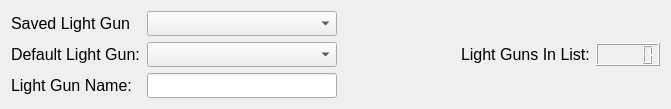
  <widget class="QWidget" name="layoutWidget">
   <property name="geometry">
    <rect>
     <x>10</x>
     <y>10</y>
     <width>671</width>
     <height>97</height>
    </rect>
   </property>
   <layout class="QHBoxLayout" name="horizontalLayout_5">
    <item>
     <layout class="QVBoxLayout" name="verticalLayout">
      <item>
       <layout class="QHBoxLayout" name="horizontalLayout">
        <item>
         <widget class="QLabel" name="label">
          <property name="sizePolicy">
           <sizepolicy hsizetype="Fixed" vsizetype="Fixed">
            <horstretch>0</horstretch>
            <verstretch>0</verstretch>
           </sizepolicy>
          </property>
          <property name="minimumSize">
           <size>
            <width>120</width>
            <height>25</height>
           </size>
          </property>
          <property name="maximumSize">
           <size>
            <width>120</width>
            <height>25</height>
           </size>
          </property>
          <property name="baseSize">
           <size>
            <width>90</width>
            <height>25</height>
           </size>
          </property>
          <property name="font">
           <font>
            <pointsize>12</pointsize>
           </font>
          </property>
          <property name="text">
           <string>Saved Light Gun:</string>
          </property>
         </widget>
        </item>
        <item>
         <spacer name="horizontalSpacer">
          <property name="orientation">
           <enum>Qt::Orientation::Horizontal</enum>
          </property>
          <property name="sizeType">
           <enum>QSizePolicy::Policy::Fixed</enum>
          </property>
          <property name="sizeHint" stdset="0">
           <size>
            <width>10</width>
            <height>25</height>
           </size>
          </property>
         </spacer>
        </item>
        <item>
         <widget class="QComboBox" name="savedLightGunsComboBox">
          <property name="minimumSize">
           <size>
            <width>190</width>
            <height>25</height>
           </size>
          </property>
          <property name="maximumSize">
           <size>
            <width>190</width>
            <height>25</height>
           </size>
          </property>
          <property name="baseSize">
           <size>
            <width>190</width>
            <height>25</height>
           </size>
          </property>
          <property name="maxVisibleItems">
           <number>20</number>
          </property>
         </widget>
        </item>
       </layout>
      </item>
      <item>
       <layout class="QHBoxLayout" name="horizontalLayout_2">
        <item>
         <widget class="QLabel" name="label_2">
          <property name="sizePolicy">
           <sizepolicy hsizetype="Fixed" vsizetype="Fixed">
            <horstretch>0</horstretch>
            <verstretch>0</verstretch>
           </sizepolicy>
          </property>
          <property name="minimumSize">
           <size>
            <width>130</width>
            <height>25</height>
           </size>
          </property>
          <property name="maximumSize">
           <size>
            <width>130</width>
            <height>25</height>
           </size>
          </property>
          <property name="baseSize">
           <size>
            <width>130</width>
            <height>25</height>
           </size>
          </property>
          <property name="font">
           <font>
            <pointsize>12</pointsize>
           </font>
          </property>
          <property name="text">
           <string>Default Light Gun:</string>
          </property>
         </widget>
        </item>
        <item>
         <widget class="QComboBox" name="defaultLightGunComboBox">
          <property name="sizePolicy">
           <sizepolicy hsizetype="Fixed" vsizetype="Fixed">
            <horstretch>0</horstretch>
            <verstretch>0</verstretch>
           </sizepolicy>
          </property>
          <property name="minimumSize">
           <size>
            <width>190</width>
            <height>25</height>
           </size>
          </property>
          <property name="maximumSize">
           <size>
            <width>190</width>
            <height>25</height>
           </size>
          </property>
          <property name="baseSize">
           <size>
            <width>190</width>
            <height>25</height>
           </size>
          </property>
          <property name="maxVisibleItems">
           <number>14</number>
          </property>
         </widget>
        </item>
       </layout>
      </item>
      <item>
       <layout class="QHBoxLayout" name="horizontalLayout_3">
        <item>
         <widget class="QLabel" name="nameLabel">
          <property name="sizePolicy">
           <sizepolicy hsizetype="Fixed" vsizetype="Fixed">
            <horstretch>0</horstretch>
            <verstretch>0</verstretch>
           </sizepolicy>
          </property>
          <property name="minimumSize">
           <size>
            <width>120</width>
            <height>25</height>
           </size>
          </property>
          <property name="maximumSize">
           <size>
            <width>120</width>
            <height>25</height>
           </size>
          </property>
          <property name="baseSize">
           <size>
            <width>120</width>
            <height>25</height>
           </size>
          </property>
          <property name="font">
           <font>
            <pointsize>12</pointsize>
           </font>
          </property>
          <property name="text">
           <string>Light Gun Name:</string>
          </property>
         </widget>
        </item>
        <item>
         <spacer name="horizontalSpacer_2">
          <property name="orientation">
           <enum>Qt::Orientation::Horizontal</enum>
          </property>
          <property name="sizeType">
           <enum>QSizePolicy::Policy::Fixed</enum>
          </property>
          <property name="sizeHint" stdset="0">
           <size>
            <width>10</width>
            <height>25</height>
           </size>
          </property>
         </spacer>
        </item>
        <item>
         <widget class="QLineEdit" name="lightGunNameLineEdit">
          <property name="sizePolicy">
           <sizepolicy hsizetype="Fixed" vsizetype="Fixed">
            <horstretch>0</horstretch>
            <verstretch>0</verstretch>
           </sizepolicy>
          </property>
          <property name="minimumSize">
           <size>
            <width>190</width>
            <height>25</height>
           </size>
          </property>
          <property name="maximumSize">
           <size>
            <width>190</width>
            <height>25</height>
           </size>
          </property>
          <property name="baseSize">
           <size>
            <width>190</width>
            <height>25</height>
           </size>
          </property>
          <property name="alignment">
           <set>Qt::AlignmentFlag::AlignRight|Qt::AlignmentFlag::AlignTrailing|Qt::AlignmentFlag::AlignVCenter</set>
          </property>
         </widget>
        </item>
       </layout>
      </item>
     </layout>
    </item>
    <item>
     <layout class="QHBoxLayout" name="horizontalLayout_4">
      <item>
       <spacer name="horizontalSpacer_3">
        <property name="orientation">
         <enum>Qt::Orientation::Horizontal</enum>
        </property>
        <property name="sizeHint" stdset="0">
         <size>
          <width>40</width>
          <height>20</height>
         </size>
        </property>
       </spacer>
      </item>
      <item>
       <widget class="QLabel" name="label_29">
        <property name="font">
         <font>
          <pointsize>12</pointsize>
         </font>
        </property>
        <property name="text">
         <string>Light Guns In List:</string>
        </property>
        <property name="alignment">
         <set>Qt::AlignmentFlag::AlignLeading|Qt::AlignmentFlag::AlignLeft|Qt::AlignmentFlag::AlignVCenter</set>
        </property>
       </widget>
      </item>
      <item>
       <widget class="QLCDNumber" name="lgLCDNumber">
        <property name="sizePolicy">
         <sizepolicy hsizetype="Fixed" vsizetype="Fixed">
          <horstretch>0</horstretch>
          <verstretch>0</verstretch>
         </sizepolicy>
        </property>
       </widget>
      </item>
     </layout>
    </item>
   </layout>
  </widget>
